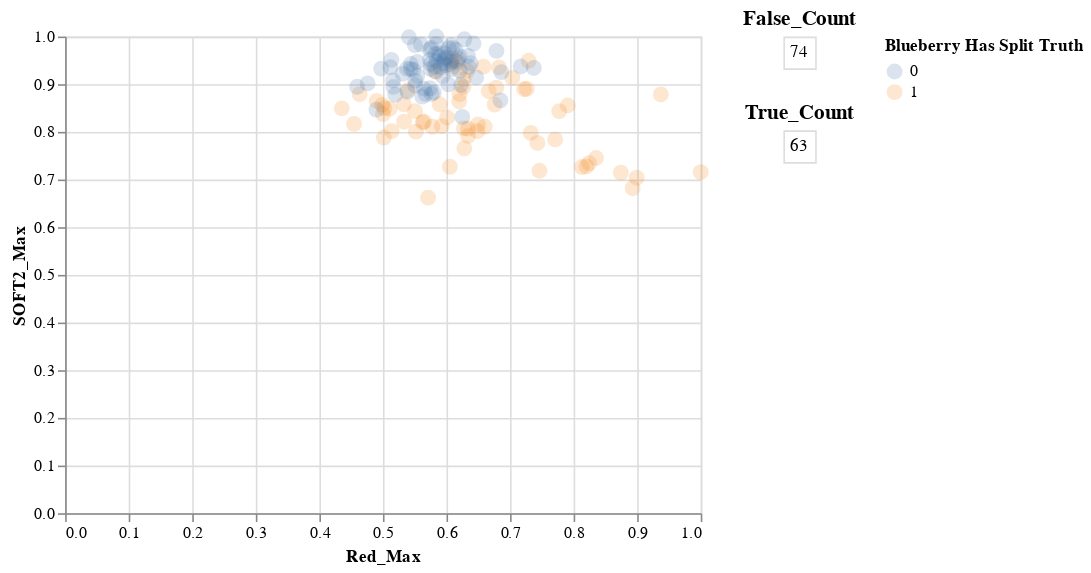

Notebook source saved alongside this figure:
### Markdown cell above
# Thresholding Chart

### Code cell
## set type interval
# choice = frame[frame_n['Lum_Mean'] <= frame_n['Blue_Mean']]
choice = frame_n

brush = alt.selection_interval()
n = len(choice[choice['Blueberry Has Split Truth'] == 1])
t = len(choice[choice['Blueberry Has Split Truth'] == 0])

chart = alt.Chart(choice).mark_circle(opacity = 0.2, size = 100).encode(
    x = 'Red_Max',
    y = 'SOFT2_Max',
    color = alt.condition(brush, 'Blueberry Has Split Truth:N', alt.value('lightgray'))
).add_selection(
    brush
)

# Base chart for Matrix
fp = alt.Chart(choice[choice['Blueberry Has Split Truth'] == 0]).mark_text().encode(
  y=alt.Y('count:O',axis=None)
).transform_filter(
    brush
)

tp = alt.Chart(choice[choice['Blueberry Has Split Truth'] == 1]).mark_text().encode(
  y=alt.Y('count:O',axis=None)
).transform_filter(
    brush
)

# Data Tables
test = fp.encode(text = 'count():N', key = 'Blueberry Has Split Truth').properties(title='False_Count')
test2 = tp.encode(text = 'count():N', key = 'Blueberry Has Split Truth').properties(title='True_Count')
chart | (test & test2)
